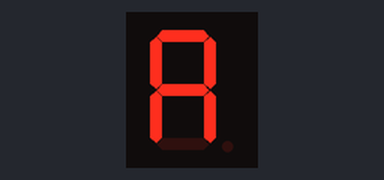
Bench run of a sketch on a simulated Arduino Uno, built with avr-gcc and run on an emulated ATmega328P. On the bench: 1-digit seven-segment display. Wiring (inferred from the names in the program): 1-digit 7-segment display, segments lit when LOW: segments pin 7, pin 8, pin 9, pin 10, pin 11, pin 13, pin 12. The segment pins are drawn as the display they are named for.

Above: at 0.1 s.
At 1.1 s:
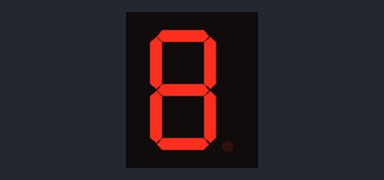
At 2.1 s:
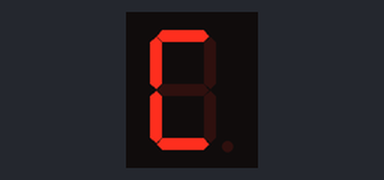
At 3.1 s:
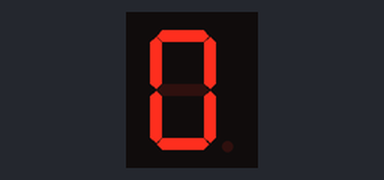
At 4.1 s:
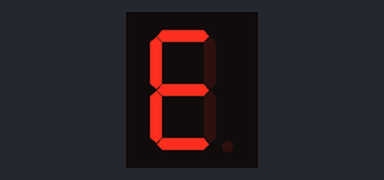
At 5.1 s:
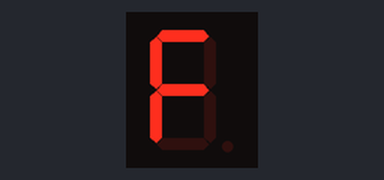

The sketch:

4._Display_A-F_in_loop_on_SSD-_common_anode_and_cathode.ino
```cpp
int f = 13;
int g = 12;
int e = 11;
int d = 10;
int c = 9;
int b = 8;
int a = 7;


void setup()
{
  pinMode(f, OUTPUT);
  pinMode(g, OUTPUT);
  pinMode(e, OUTPUT);
  pinMode(d, OUTPUT);
  pinMode(c, OUTPUT);
  pinMode(b, OUTPUT);
  pinMode(a, OUTPUT);
}

void print_A()
{
  digitalWrite(f, 0);
  digitalWrite(g, 0);
  digitalWrite(e, 0);
  digitalWrite(d, 1);
  digitalWrite(c, 0);
  digitalWrite(b, 0);
  digitalWrite(a, 0);
}
void print_B()
{
  digitalWrite(f, 0);
  digitalWrite(g, 0);
  digitalWrite(e, 0);
  digitalWrite(d, 0);
  digitalWrite(c, 0);
  digitalWrite(b, 0);
  digitalWrite(a, 0);
}
void print_C()
{
  digitalWrite(f, 0);
  digitalWrite(g, 1);
  digitalWrite(e, 0);
  digitalWrite(d, 0);
  digitalWrite(c, 1);
  digitalWrite(b, 1);
  digitalWrite(a, 0);
}

void print_D()
{
  digitalWrite(f, 0);
  digitalWrite(g, 1);
  digitalWrite(e, 0);
  digitalWrite(d, 0);
  digitalWrite(c, 0);
  digitalWrite(b, 0);
  digitalWrite(a, 0);
}
void print_E()
{
  digitalWrite(f, 0);
  digitalWrite(g, 0);
  digitalWrite(e, 0);
  digitalWrite(d, 0);
  digitalWrite(c, 1);
  digitalWrite(b, 1);
  digitalWrite(a, 0);
}
void print_F()
{
  digitalWrite(f, 0);
  digitalWrite(g, 0);
  digitalWrite(e, 0);
  digitalWrite(d, 1);
  digitalWrite(c, 1);
  digitalWrite(b, 1);
  digitalWrite(a, 0);
}


void loop()
{
  print_A();
  delay(1000);
  print_B();
  delay(1000);
  print_C();
  delay(1000);
  print_D();
  delay(1000);
  print_E();
  delay(1000);
  print_F();
  delay(1000);
}
```

Measured:
- by itself, everything shown: repeats every 6.0 s, in 6 steps
- what the display in image 1 shows lasts 1.0 s, from 1.0 s to 2.0 s
